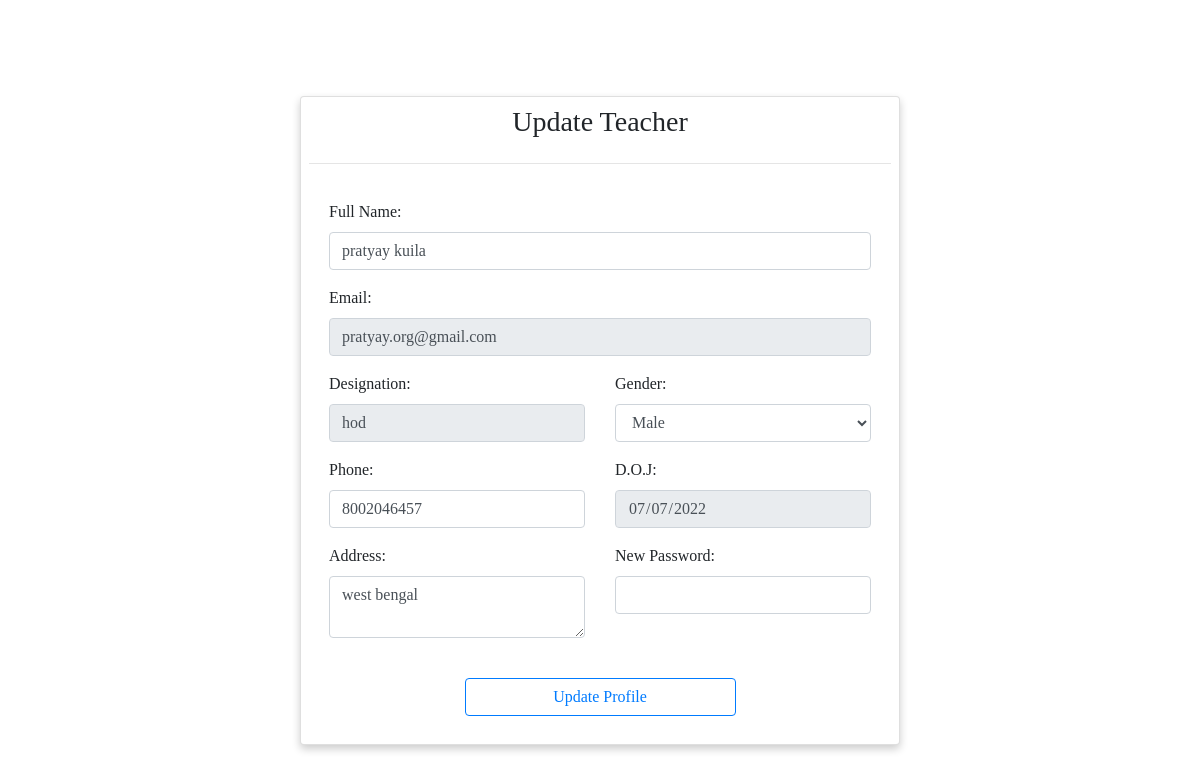
Before: /profile.php (signed in) with the older database file.
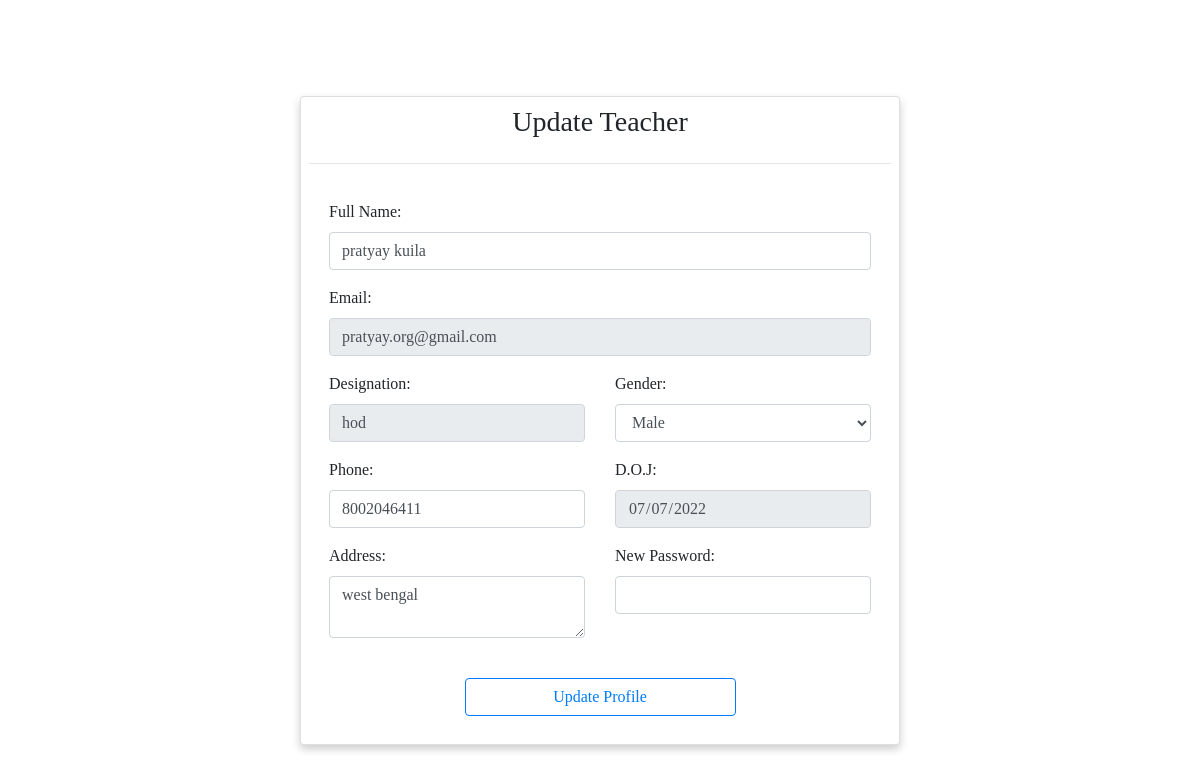
After: the same page with the newer database file.
### tables this page shows
CREATE TABLE `teachers` (
  `teacher_id` int(11) NOT NULL,
  `name` varchar(255) NOT NULL,
  `email` varchar(255) NOT NULL,
  `password` varchar(255) NOT NULL,
  `designation` varchar(255) NOT NULL,
  `phone` varchar(255) NOT NULL,
  `gender` varchar(255) NOT NULL,
  `doj` date NOT NULL,
  `address` varchar(255) NOT NULL,
  `active` int(1) NOT NULL DEFAULT 1
);

### profile.php (the view, shortened to what the changed rows need)
<?php include('./config.php'); ?>
<!DOCTYPE html>
<html lang='en'>
<head>
    <link rel="stylesheet" href="./assets/css/base-styles.css">
    <link rel="stylesheet" href="https://cdn.jsdelivr.net/npm/bootstrap@4.6.1/dist/css/bootstrap.min.css">
    <link rel="stylesheet" href="https://cdnjs.cloudflare.com/ajax/libs/font-awesome/4.7.0/css/font-awesome.min.css">
</head>
<body>
    <div class="container-fluid p-5">
        <?php
        if ($_SESSION["user_category"] == "student" || $_SESSION["user_category"] == "teacher") {
            $email = $_SESSION['user_email'];
            if ($_SESSION["user_category"] == "teacher") {
                $teacher_query = "SELECT
                    teacher_id, name, designation, phone, gender, doj, address
                    FROM teachers WHERE email = '$email'
                    LIMIT 1
                ";
                $response = mysqli_query($conn, $teacher_query);
                $teacher_details = mysqli_fetch_array($response, MYSQLI_ASSOC);
                echo "
                    <div class='card account custom-shadow mt-5 p-2'>
                    <h3 class='text-center'>Update Teacher</h3>
                    <hr>
                    <form class='card-body' method='POST' action='./account-api.php?teacher_id={$teacher_details['teacher_id']}'>
                        <div class='form-group'>
                            <label>Full Name:</label>
                            <input type='text' class='form-control' name='name' value='{$teacher_details['name']}' required>
                        </div>
                        <div class='form-group'>
                            <label>Email:</label>
                            <input type='email' class='form-control' name='email' value='$email' readonly>
                        </div>
                        <div class='row'>
                            <div class='col'>
                                <div class='form-group'>
                                    <label>Designation:</label>
                                    <input type='text' class='form-control' name='designation' value='{$teacher_details['designation']}' readonly>
                                </div>
                            </div>
                ";
                if($teacher_details['gender'] == 'male'){
                    echo "
                            <div class='col'>
                                <div class='form-group'>
                                    <label>Gender:</label>
                                    <select class='form-control' name='gender' required>
                                        <option selected value='male'>Male</option>
                                        <option value='female'>Female</option>
                                        <option value='other'>Other</option>
                                    </select>
                                </div>
                            </div>
                        </div>
                    ";
                }else if($teacher_details['gender'] == 'female'){
                    echo "
                            <div class='col'>
                                <div class='form-group'>
                                    <label>Gender:</label>
                                    <select class='form-control' name='gender' required>
                                        <option value='male'>Male</option>
                                        <option selected value='female'>Female</option>
                                        <option value='other'>Other</option>
                                    </select>
                                </div>
                            </div>
                        </div>
                    ";
                }
                echo "
                            <div class='row'>
                                <div class='col'>
                                    <div class='form-group'>
                                        <label>Phone:</label>
                                        <input type='number' class='form-control' name='phone' value={$teacher_details['phone']} required>
                                    </div>
                                </div>
                                <div class='col'>
                                    <div class='form-group'>
                                        <label>D.O.J:</label>
                                        <input type='date' class='form-control' name='doj' value={$teacher_details['doj']} readonly>
                                    </div>
                                </div>
                            </div>
                            <div class='row'>
                                <div class='col'>
                                    <div class='form-group'>
                                        <label>Address:</label>
                                        <textarea type='text' class='form-control' name='address' cols='6' rows='2' required>{$teacher_details['address']}</textarea>
                                    </div>
                                </div>
                                <div class='col'>
                                    <label>New Password:</label>
                                    <input type='password' class='form-control'name='password'>
                                </div>
                            </div>
                            <br>
                            <div class='text-center'>
                                <button type='submit' name='update_teacher' class='btn btn-outline-primary w-50'>Update Profile</button>
                            </div>
                        </form>
                    </div>
                ";
            }
        } else {
            include('./page-not-found.php');
        }
        ?>
    </div>
</body>
</html>

Changed rows visible on the page:
changed teachers "pratyay kuila": phone "8002046457" → "8002046411"
